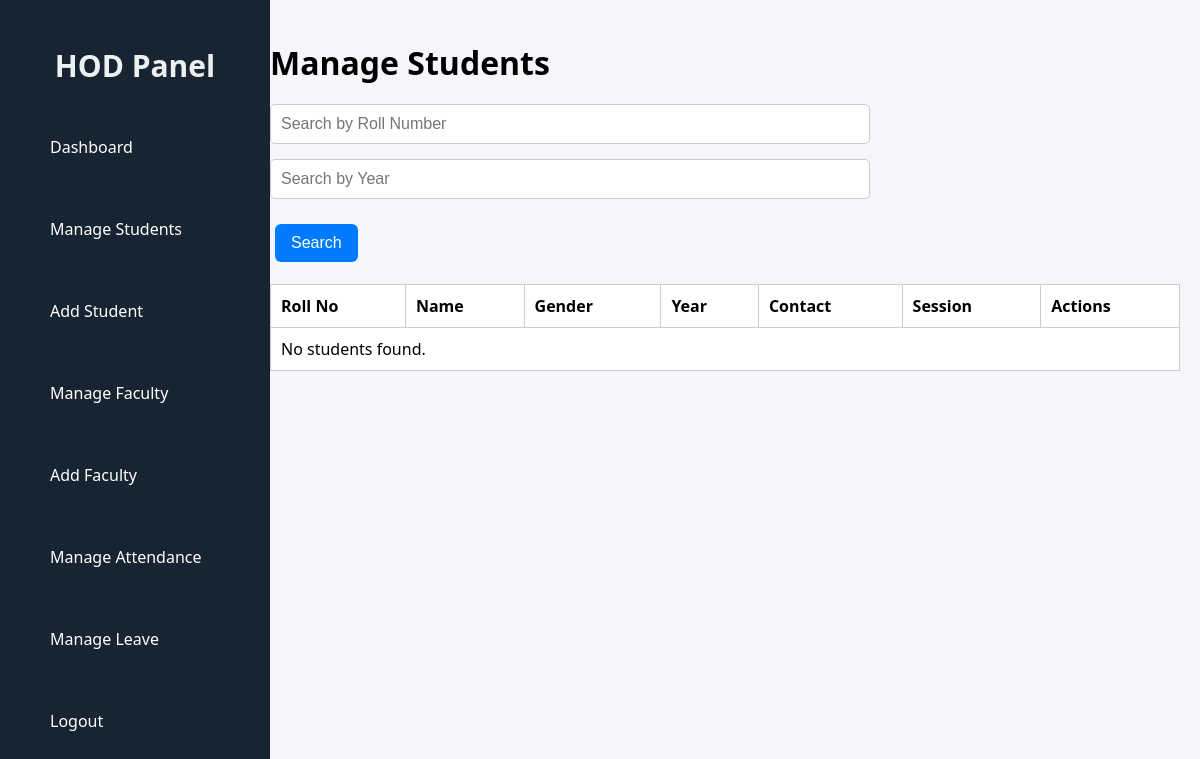
/hod/manage-student/ (signed in), run on an earlier commit of the app's database.
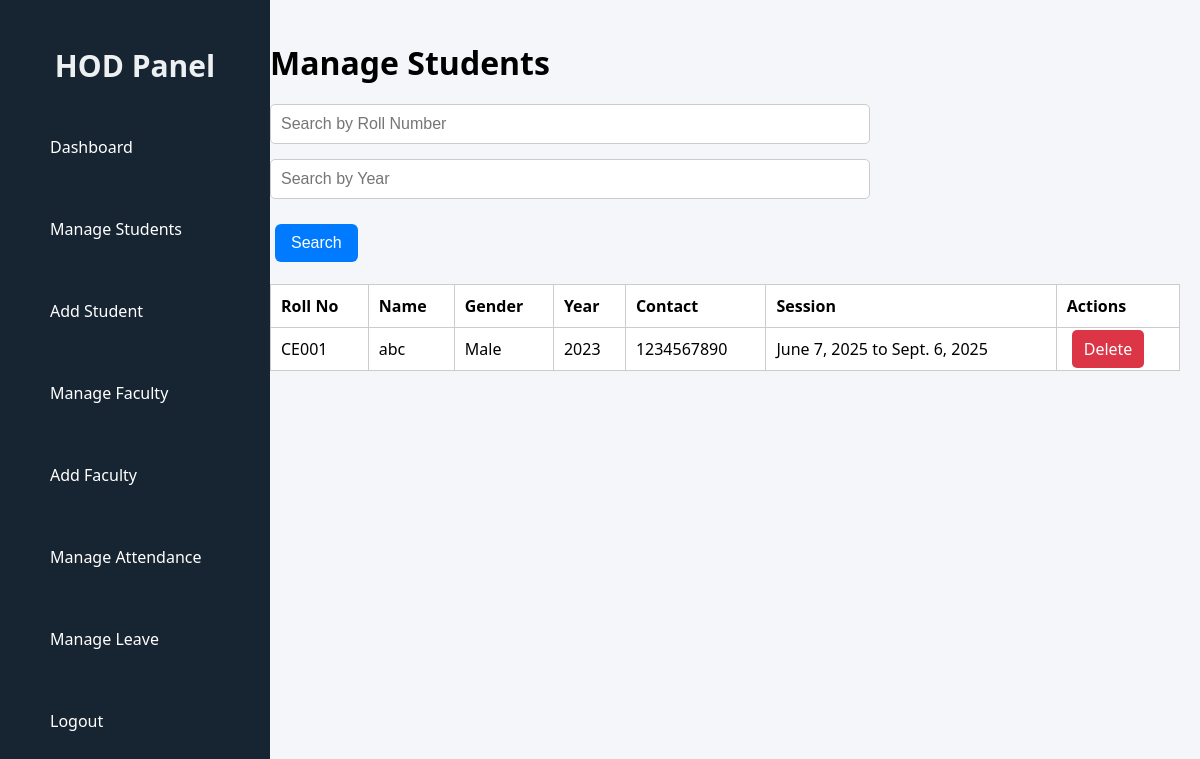
And on a later commit of the database.
### CMS/models.py (models this page shows, shortened)
class Student(models.Model):
    GENDER_CHOICES = (
        ('Male', 'Male'),
        ('Female', 'Female'),
        ('Other', 'Other'),
    )
    SEMESTER_CHOICES = (
        ('Semester 1', 'Semester 1'),
        ('Semester 2', 'Semester 2'),
        ('Semester 3', 'Semester 3'),
        ('Semester 4', 'Semester 4'),
        ('Semester 5', 'Semester 5'),
        ('Semester 6', 'Semester 6'),
        ('Semester 7', 'Semester 7'),
        ('Semester 8', 'Semester 8'),
    )
    user = models.OneToOneField(CustomUser, on_delete=models.CASCADE)
    roll_number = models.CharField(max_length=20, unique=True)
    department = models.ForeignKey(Department, on_delete=models.CASCADE)
    year = models.IntegerField()
    semester = models.CharField(max_length=10)
    contact_number = models.CharField(max_length=15,unique=True)
    gender = models.CharField(max_length=10, choices=GENDER_CHOICES)
    address = models.TextField()
    session_start = models.DateField()
    session_end = models.DateField()
    class Meta:
        unique_together = ('roll_number', 'year')

class CustomUser(AbstractUser):
    USER_ROLES = (
        ('student', 'Student'),
        ('faculty', 'Faculty'),
        ('hod', 'HOD'),
    )
    user_type = models.CharField(max_length=10, choices=USER_ROLES, default='student')
    email = models.EmailField(unique=True)
    role = models.CharField(max_length=10, choices=USER_ROLES)

### CMS/views.py (the view)
# urls.py: path('hod/manage-student/', views.manage_student, name='manage_student'),
@login_required
def manage_student(request):
    hod_department = request.user.hod.department
    roll_query = request.GET.get('roll_number', '').strip()
    year_query = request.GET.get('year', '').strip()
    students = Student.objects.filter(department=hod_department)
    if roll_query:
        students = students.filter(roll_number__icontains=roll_query)
    if year_query:
        students = students.filter(year=year_query)
    return render(request, "hod_manage_student.html", {
        "students": students,
        "roll_query": roll_query,
        "year_query": year_query
    })

### CMS/templates/hod_manage_student.html (shortened to what this page needs)
{% load static %}
<!DOCTYPE html>
<html lang="en">
<head>
  <link rel="stylesheet" href="{% static 'css/hod_manage.css' %}">
  <link rel="stylesheet" href="{% static 'css/hod_sidebar.css' %}">
</head>
<body>
  <div class="dashboard-container">
  {% include 'hod_sidebar.html' %}
  <div class="main-content">
  <h1>Manage Students</h1>
<form method="get" action="">
<input type="text" name="roll_number" placeholder="Search by Roll Number" value="{{ roll_query }}"><br>
<input type="text" name="year" placeholder="Search by Year" value="{{ year_query }}">
<button type="submit">Search</button>
  <br>
</form>
  <br>
  <table>
    <thead>
      <tr>
        <th>Roll No</th>
        <th>Name</th>
        <th>Gender</th>
        <th>Year</th>
        <th>Contact</th>
        <th>Session</th>
        <th>Actions</th>
      </tr>
    </thead>
    <tbody>
      {% for student in students %}
        <tr>
          <td>{{ student.roll_number }}</td>
          <td>{{ student.user.username }}</td>
          <td>{{ student.gender }}</td>
          <td>{{ student.year }}</td>
          <td>{{ student.contact_number }}</td>
          <td>{{ student.session_start }} to {{ student.session_end }}</td>
          <td>
            <a href="{% url 'delete_student' student.id %}" class="btn delete" onclick="return confirm('Are you sure you want to delete this student?');">Delete</a>
          </td>
        </tr>
      {% empty %}
        <tr><td colspan="7">No students found.</td></tr>
      {% endfor %}
    </tbody>
  </table>
  <br>
  </div>
</div>
</body>
</html>

What changed in the data, as far as the page shows it:
added Student: roll_number "CE001", user.username "abc", gender "Male", year "2023", contact_number "1234567890", session_start "June 7, 2025", session_end "Sept. 6, 2025"
Also different on the page:
text no longer shown: "No students found."
